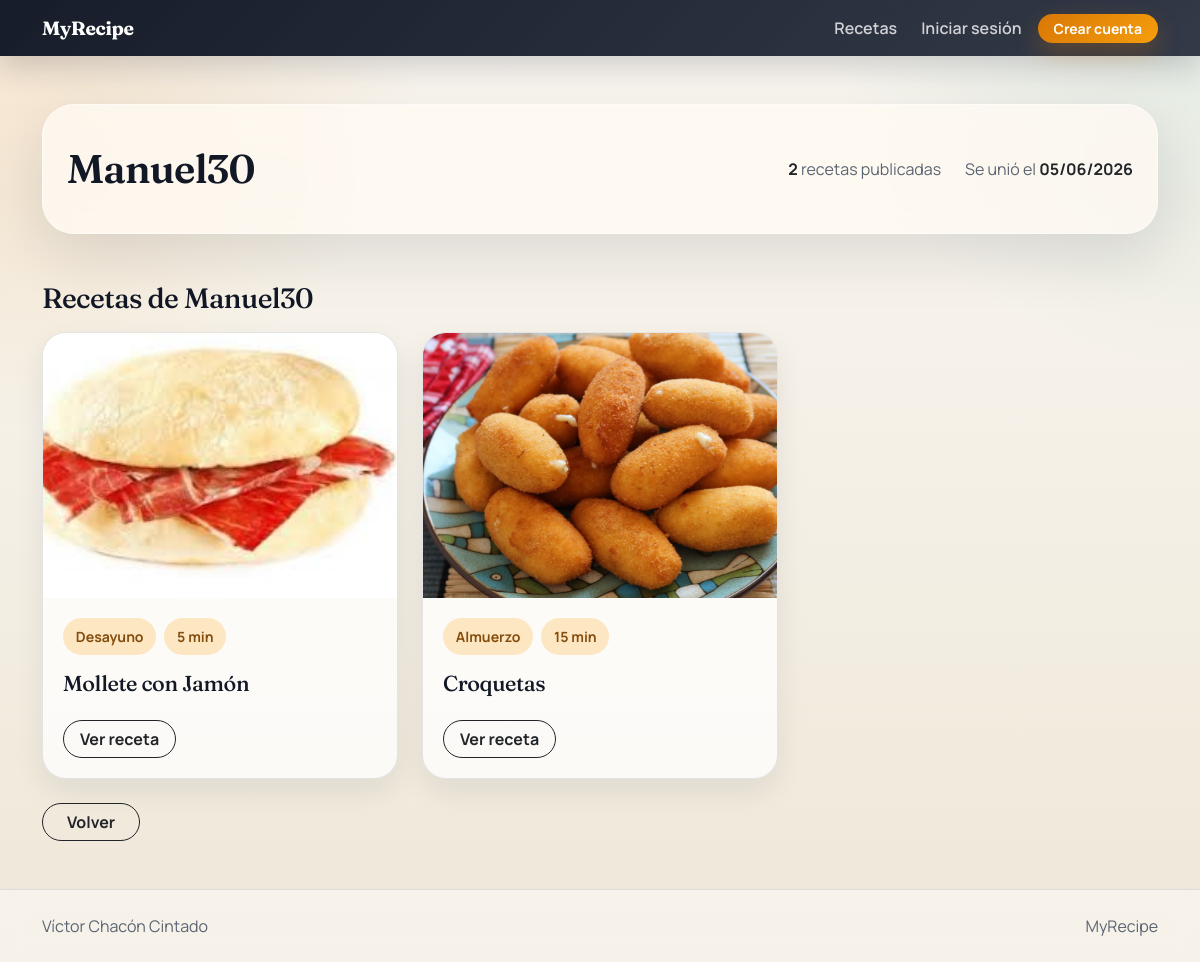
/perfil/Manuel30/, run on the app's committed database.
### recetas/models.py (models this page shows, shortened)
class Receta(models.Model):
    titulo = models.CharField(max_length=200)
    ingredientes = models.TextField()
    pasos_elaboracion = models.TextField()
    tiempo_preparacion = models.PositiveIntegerField()
    categoria = models.ForeignKey(Categoria, on_delete=models.SET_NULL, null=True)
    autor = models.ForeignKey(settings.AUTH_USER_MODEL, on_delete=models.CASCADE)
    fecha_creacion = models.DateTimeField(auto_now_add=True)
    favoritos = models.ManyToManyField(settings.AUTH_USER_MODEL, related_name='recetas_favoritas', blank=True)
    imagen = models.ImageField(upload_to='recetas/')

class Categoria(models.Model):
    nombre = models.CharField(max_length=100)
    descripcion = models.TextField(blank=True, null=True)
    def __str__(self):
        return self.nombre

### recetas/views.py (the view)
# urls.py: path('perfil/<str:username>/', views.perfil_usuario, name='perfil_usuario'),
def perfil_usuario(request, username):
    from django.contrib.auth.models import User
    usuario = get_object_or_404(User, username=username)
    recetas = Receta.objects.filter(autor=usuario).select_related('categoria', 'autor').order_by('-fecha_creacion')
    return render(request, 'perfil.html', {'usuario': usuario, 'recetas': recetas})

### templates/perfil.html (shortened to what this page needs)
{% extends 'base.html' %}
{% block content %}
<section class="profile-shell mb-4 mb-lg-5">
    <div class="row g-4 align-items-center py-2 py-lg-3">
        <div class="col-lg-6">
            <h1 class="display-6 fw-semibold mb-0">{{ usuario.username }}</h1>
        </div>
        <div class="col-lg-6 text-lg-end muted-text">
            <div class="d-flex flex-column flex-lg-row justify-content-lg-end gap-2 gap-lg-4">
                <span><strong class="text-dark">{{ recetas|length }}</strong> recetas publicadas</span>
                <span>Se unió el <strong class="text-dark">{{ usuario.date_joined|date:"d/m/Y" }}</strong></span>
            </div>
        </div>
    </div>
</section>
<h2 class="section-title h3">Recetas de {{ usuario.username }}</h2>
{% if recetas %}
    <div class="row g-4">
        {% for receta in recetas %}
            <div class="col-md-6 col-xl-4">
                <article class="recipe-card">
                    {% if receta.imagen %}
                        <img class="recipe-card__image" src="{{ receta.imagen.url }}" alt="{{ receta.titulo }}">
                    {% endif %}
                    <div class="recipe-card__body d-flex flex-column gap-3">
                        <div>
                            <div class="d-flex flex-wrap gap-2 mb-3">
                                <span class="badge-soft">{{ receta.categoria|default:"Sin categoría" }}</span>
                                <span class="badge-soft">{{ receta.tiempo_preparacion }} min</span>
                            </div>
                            <h3 class="recipe-card__title h4">{{ receta.titulo }}</h3>
                        </div>
                        <a class="btn btn-outline-dark rounded-pill px-3 align-self-start" href="{% url 'detalle_receta' receta_id=receta.id %}">Ver receta</a>
                    </div>
                </article>
            </div>
        {% endfor %}
    </div>
{% else %}
    <div class="empty-state text-center">Este usuario no tiene recetas todavía.</div>
{% endif %}
<div class="mt-4">
    <a href="{% url 'lista_recetas' %}" class="btn btn-outline-dark rounded-pill px-4">Volver</a>
</div>
{% endblock %}

### static/css/styles.css (style rules this page uses)
:root { --bg: #f5f1e8; --surface: #fffaf2; --surface-strong: #fff4e6; --ink: #121826; --muted: #5b6472; --line: rgba(18, 24, 38, 0.1); --accent: #d97706; --accent-strong: #b45309; --accent-soft: #fde7c2; --accent-2: #0f766e; --shadow: 0 20px 60px rgba(18, 24, 38, 0.12); }
html { scroll-behavior: smooth; }
body { min-height: 100vh; font-family: 'Manrope', sans-serif; color: var(--ink); background: radial-gradient(circle at top left, rgba(217, 119, 6, 0.18), transparent 28%), radial-gradient(circle at top right, rgba(15, 118, 110, 0.12), transparent 24%), linear-gradient(180deg, #fbf7ef 0%, #f5f1e8 42%, #efe7d8 100%); }
h1, h2, h3, h4, .brand-mark { font-family: 'Fraunces', serif; letter-spacing: -0.02em; }
.hero-panel, .content-panel, .auth-shell, .form-shell, .detail-shell, .comment-shell, .profile-shell { position: relative; border: 1px solid rgba(255, 255, 255, 0.5); background: rgba(255, 250, 242, 0.78); backdrop-filter: blur(16px); border-radius: 2rem; box-shadow: var(--shadow); }
.muted-text { color: var(--muted); }
.search-panel, .info-panel, .recipe-card, .comment-item, .summary-card, .form-card { border: 1px solid var(--line); background: rgba(255, 255, 255, 0.76); border-radius: 1.5rem; box-shadow: 0 12px 30px rgba(18, 24, 38, 0.08); }
.recipe-card { overflow: hidden; height: 100%; transition: transform 180ms ease, box-shadow 180ms ease; }
.recipe-card__image { aspect-ratio: 4 / 3; object-fit: cover; width: 100%; }
.recipe-card__body { padding: 1.25rem; }
.recipe-card__title { font-size: 1.35rem; margin-bottom: 0.45rem; }
.badge-soft { display: inline-flex; align-items: center; padding: 0.5rem 0.8rem; border-radius: 999px; background: var(--accent-soft); color: #854d0e; font-weight: 700; font-size: 0.88rem; }
.content-panel, .detail-shell, .comment-shell, .profile-shell, .auth-shell, .form-shell { padding: 1.5rem; }
.section-title { margin-bottom: 1rem; }
button, .btn { font-weight: 700; }

### data on the page
Receta: imagen (picture), categoria "Desayuno", tiempo_preparacion "5", titulo "Mollete con Jamón"
Receta: imagen (picture), categoria "Almuerzo", tiempo_preparacion "15", titulo "Croquetas"

### other printed values
{{ usuario.username }} "Manuel30"
{{ recetas|length }} "2"
{{ usuario.date_joined|date:"d/m/Y" }} "05/06/2026"
